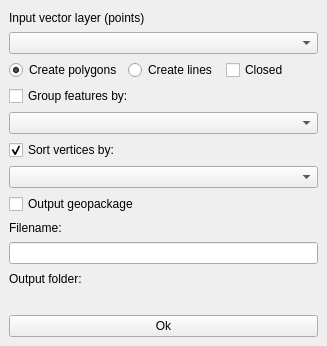
<?xml version="1.0" encoding="UTF-8"?>
<ui version="4.0">
 <class>Point2OneDockWidgetBase</class>
 <widget class="QDockWidget" name="Point2OneDockWidgetBase">
  <property name="geometry">
   <rect>
    <x>0</x>
    <y>0</y>
    <width>327</width>
    <height>346</height>
   </rect>
  </property>
  <property name="windowTitle">
   <string>Point2One</string>
  </property>
  <widget class="QWidget" name="dockWidgetContents">
   <layout class="QGridLayout" name="gridLayout">
    <item row="3" column="0">
     <widget class="QCheckBox" name="checkGroupBy">
      <property name="text">
       <string>Group features by:</string>
      </property>
     </widget>
    </item>
    <item row="10" column="0">
     <widget class="QLineEdit" name="Filename"/>
    </item>
    <item row="5" column="0">
     <widget class="QCheckBox" name="checkSortVertices">
      <property name="text">
       <string>Sort vertices by:</string>
      </property>
      <property name="checked">
       <bool>true</bool>
      </property>
     </widget>
    </item>
    <item row="0" column="0">
     <widget class="QLabel" name="label">
      <property name="text">
       <string>Input vector layer (points)</string>
      </property>
     </widget>
    </item>
    <item row="9" column="0">
     <widget class="QLabel" name="label_filename">
      <property name="text">
       <string>Filename:</string>
      </property>
     </widget>
    </item>
    <item row="8" column="0">
     <widget class="QCheckBox" name="Output_geopackage">
      <property name="text">
       <string>Output geopackage</string>
      </property>
     </widget>
    </item>
    <item row="1" column="0">
     <widget class="QgsMapLayerComboBox" name="layers"/>
    </item>
    <item row="11" column="0">
     <widget class="QLabel" name="label_outputFolder">
      <property name="text">
       <string>Output folder:</string>
      </property>
     </widget>
    </item>
    <item row="13" column="0">
     <widget class="QgsFileWidget" name="output_dir"/>
    </item>
    <item row="4" column="0">
     <widget class="QgsFieldComboBox" name="GroupFeaturesBy"/>
    </item>
    <item row="2" column="0">
     <layout class="QHBoxLayout" name="horizontalLayout">
      <item>
       <widget class="QRadioButton" name="create_polygon">
        <property name="text">
         <string>Create polygons</string>
        </property>
        <property name="checked">
         <bool>true</bool>
        </property>
       </widget>
      </item>
      <item>
       <widget class="QRadioButton" name="create_lines">
        <property name="text">
         <string>Create lines</string>
        </property>
       </widget>
      </item>
      <item>
       <widget class="QCheckBox" name="closed">
        <property name="text">
         <string>Closed</string>
        </property>
        <property name="checked">
         <bool>false</bool>
        </property>
       </widget>
      </item>
     </layout>
    </item>
    <item row="14" column="0">
     <widget class="QPushButton" name="OK">
      <property name="text">
       <string>Ok</string>
      </property>
     </widget>
    </item>
    <item row="6" column="0">
     <widget class="QgsFieldComboBox" name="SortVerticesBy"/>
    </item>
   </layout>
  </widget>
 </widget>
 <customwidgets>
  <customwidget>
   <class>QgsFieldComboBox</class>
   <extends>QComboBox</extends>
   <header>qgsfieldcombobox.h</header>
  </customwidget>
  <customwidget>
   <class>QgsFileWidget</class>
   <extends>QWidget</extends>
   <header>qgsfilewidget.h</header>
  </customwidget>
  <customwidget>
   <class>QgsMapLayerComboBox</class>
   <extends>QComboBox</extends>
   <header>qgsmaplayercombobox.h</header>
  </customwidget>
 </customwidgets>
 <resources/>
 <connections/>
</ui>
